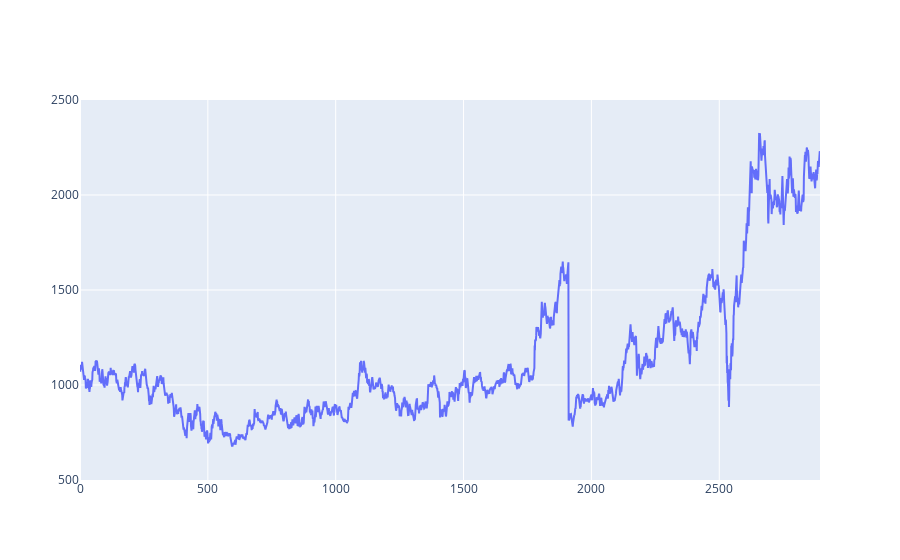

Notebook cell for this chart:
### Code cell
fig = go.Figure()
fig.add_trace(go.Scatter(x=data.index, y=data['Close'], mode='lines', name='closing price'))

fig.update_yaxes(range=[500, 2500])

### Figure 1 — Plotly figure (JSON) as saved in the notebook; plotly's stock layout.template omitted (floating-point values rounded to 4 significant figures; data arrays with more than 128 entries replaced by an {"elided": "..."} marker saying what was removed)
{"data": [{"mode": "lines", "name": "closing price", "type": "scatter", "x": {"elided": "2895 int values"}, "y": {"elided": "2895 float values"}}], "layout": {"yaxis": {"range": [500, 2500]}}}
